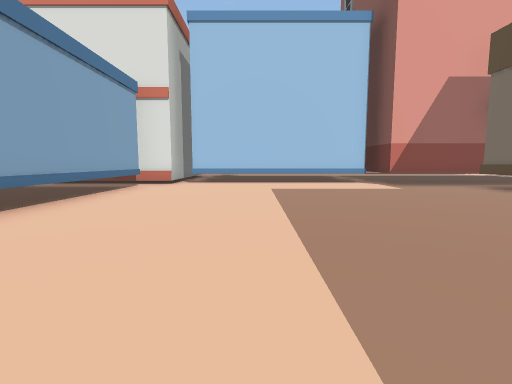
[1] (above)

24 first-person views from a walk through a scene from a Unity 3-D project. The camera is 1.3 m above the floor, tilts 6° down and sees 85° across. The floor is counted in squares, 2 m on a side. Each view is taken from the middle of a square. On the plan, view 1 faces up. The plan holds only what a view shows up to about 9 squares ahead; the rest is blank. The place goes on beyond the plan.

[2]
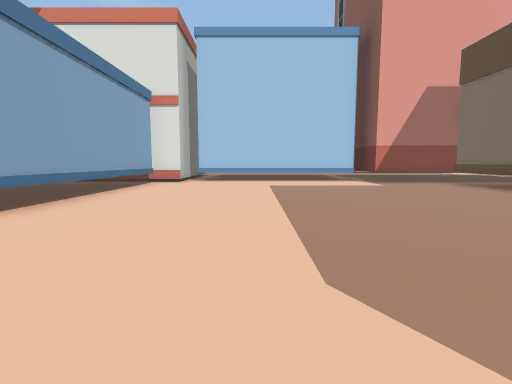

[3]
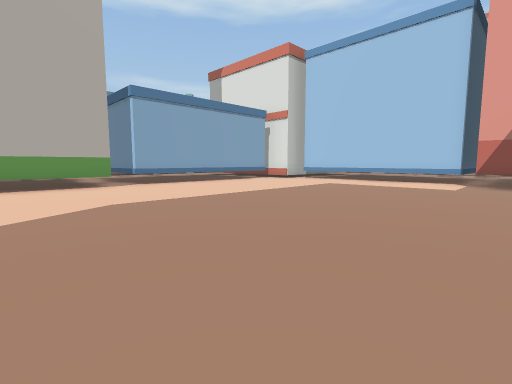

[4]
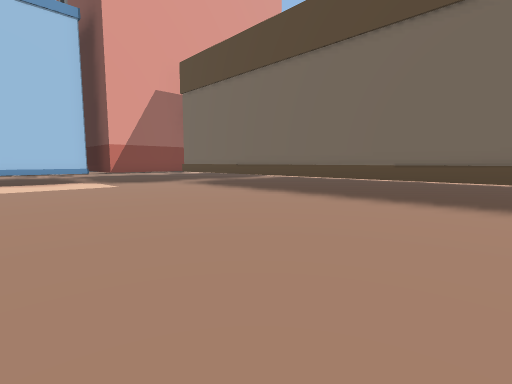

[5]
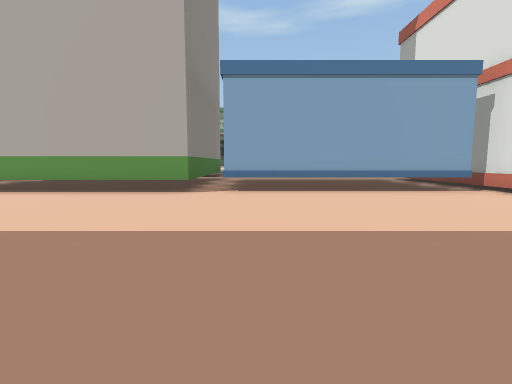

[6]
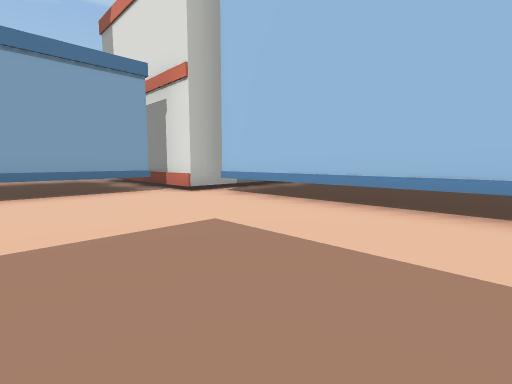

[7]
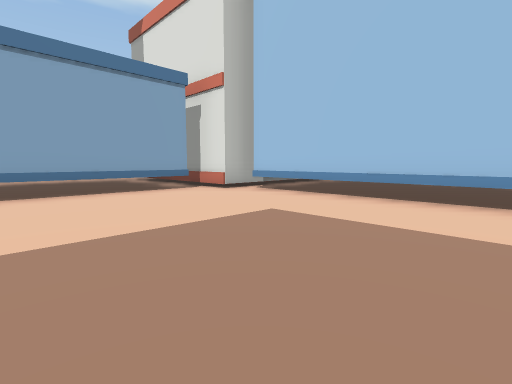

[8]
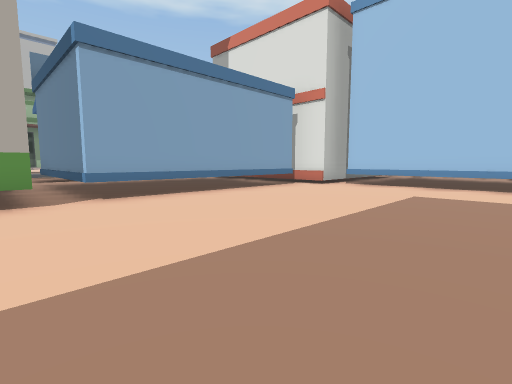

[9]
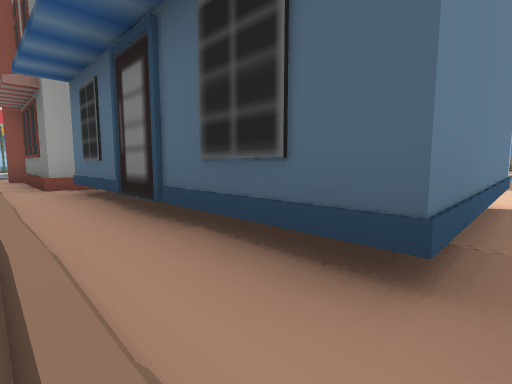

[10]
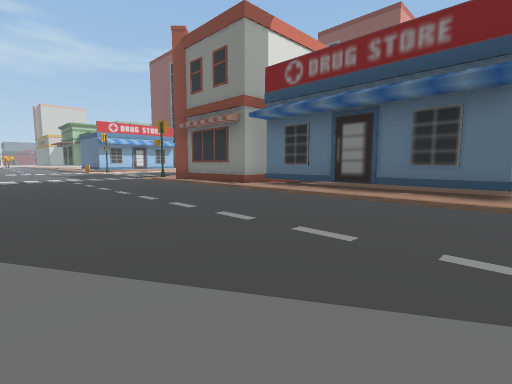

[11]
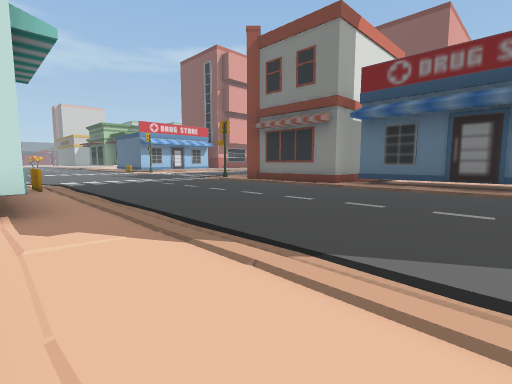

[12]
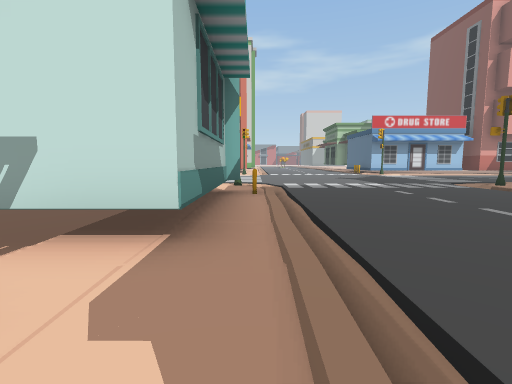

[13]
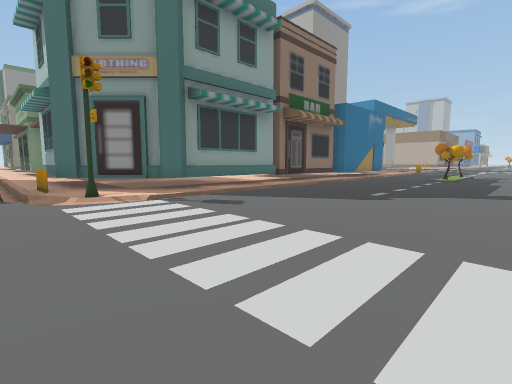

[14]
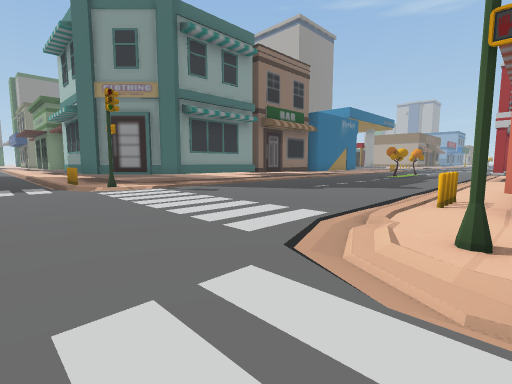

[15]
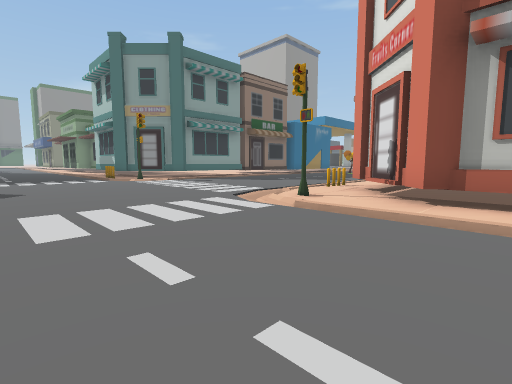

[16]
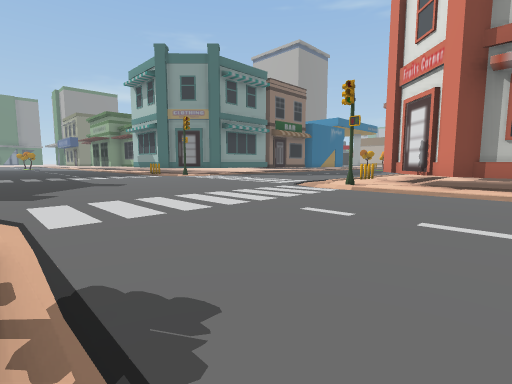

[17]
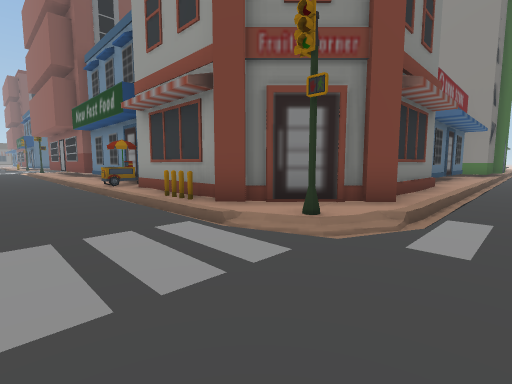

[18]
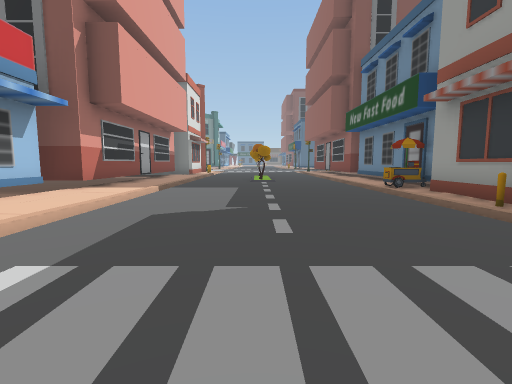

[19]
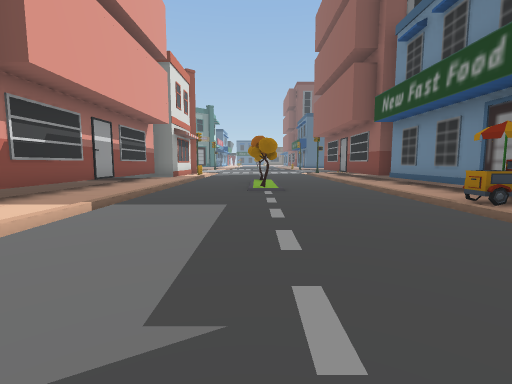

[20]
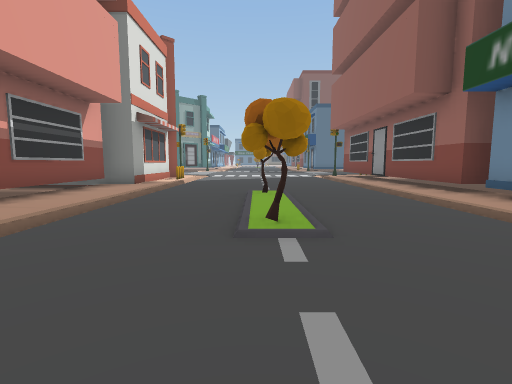

[21]
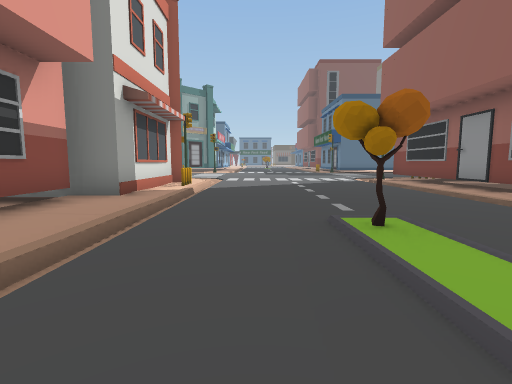

[22]
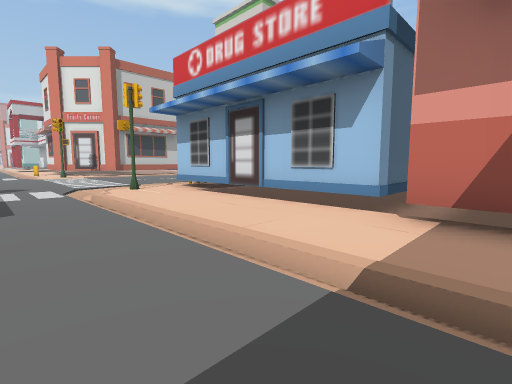

[23]
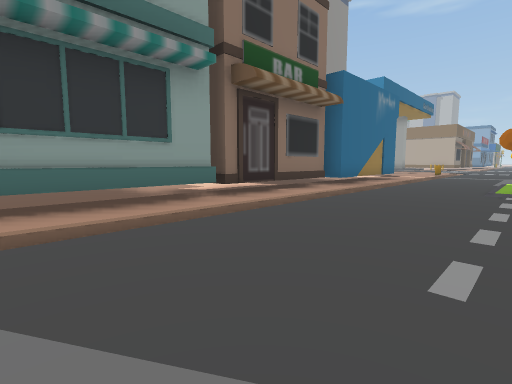

[24]
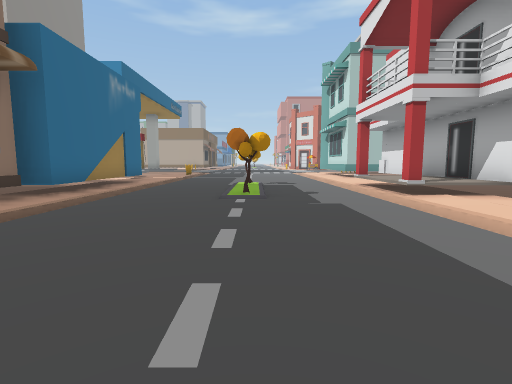

### Floor plan
Key: @ floor where view 1 was taken; # wall or solid block; x gap in a wall; . main floor; : floor 0.25 m higher than the main floor; - floor 0.25 m lower than the main floor; + floor 0.5 m higher than the main floor; / step, stairs or slope; ^ raised ledge; O other object.
Columns run from 29 left of view 1 to 10 right of it. Each row starts with its distance up from view 1.
 25              #....../
 24             ##....../O    ^O        ^
 23  ####      ##......./######OOOOOOOOO^
 22 .+++..     #.O....../O..............####
 21 .#/#.......O///.....//............... O.
 20 ........................................
 19 ........................................
 18 .O::O.........................O::O......
 17 ........................................
 16 ........................................
 15 ///////////////......///////////////////
 14 ####........OO/...../O##O##O............
 13    #x###OOOOOO....../.#    OOOOOOOOOOOOO
 12              OO...../##
 11              O....../#    ^     OO
 10              O....../#    ^     OO
  9              O....../#  ^^#OOOOOOO
  8             OO....../.^^^^-------OOOOO
  7              ......./.#  #---------x^
  6              ......./^   #---------#
  5              ......./#   #---------#
  4              ......./.#  #---------#
  3                ...../.####---------#
  2                ....././------------#
  1                       OOOOO--------#
  0                           O--@-----#
 -1                           O--------#

Where each view was taken, in squares from view 1:
view 1: 0 up, 0 right, facing up
view 2: 1 down, 0 right, facing up
view 3: 1 down, 5 right, facing up-left
view 4: 1 down, 1 right, facing up-right
view 5: 3 up, 3 right, facing left
view 6: 5 up, 3 right, facing up-left
view 7: 4 up, 3 right, facing up-left
view 8: 1 up, 2 right, facing up-left
view 9: 2 up, 9 left, facing up-right
view 10: 2 up, 14 left, facing up-right
view 11: 4 up, 16 left, facing up-right
view 12: 6 up, 15 left, facing up
view 13: 20 up, 14 left, facing down-left
view 14: 22 up, 13 left, facing down-left
view 15: 25 up, 11 left, facing down-left
view 16: 25 up, 9 left, facing down-left
view 17: 17 up, 10 left, facing down-right
view 18: 18 up, 9 left, facing right
view 19: 18 up, 6 left, facing right
view 20: 18 up, 2 left, facing right
view 21: 19 up, 1 right, facing right
view 22: 19 up, 1 left, facing up-left
view 23: 18 up, 18 left, facing down-left
view 24: 18 up, 20 left, facing left
